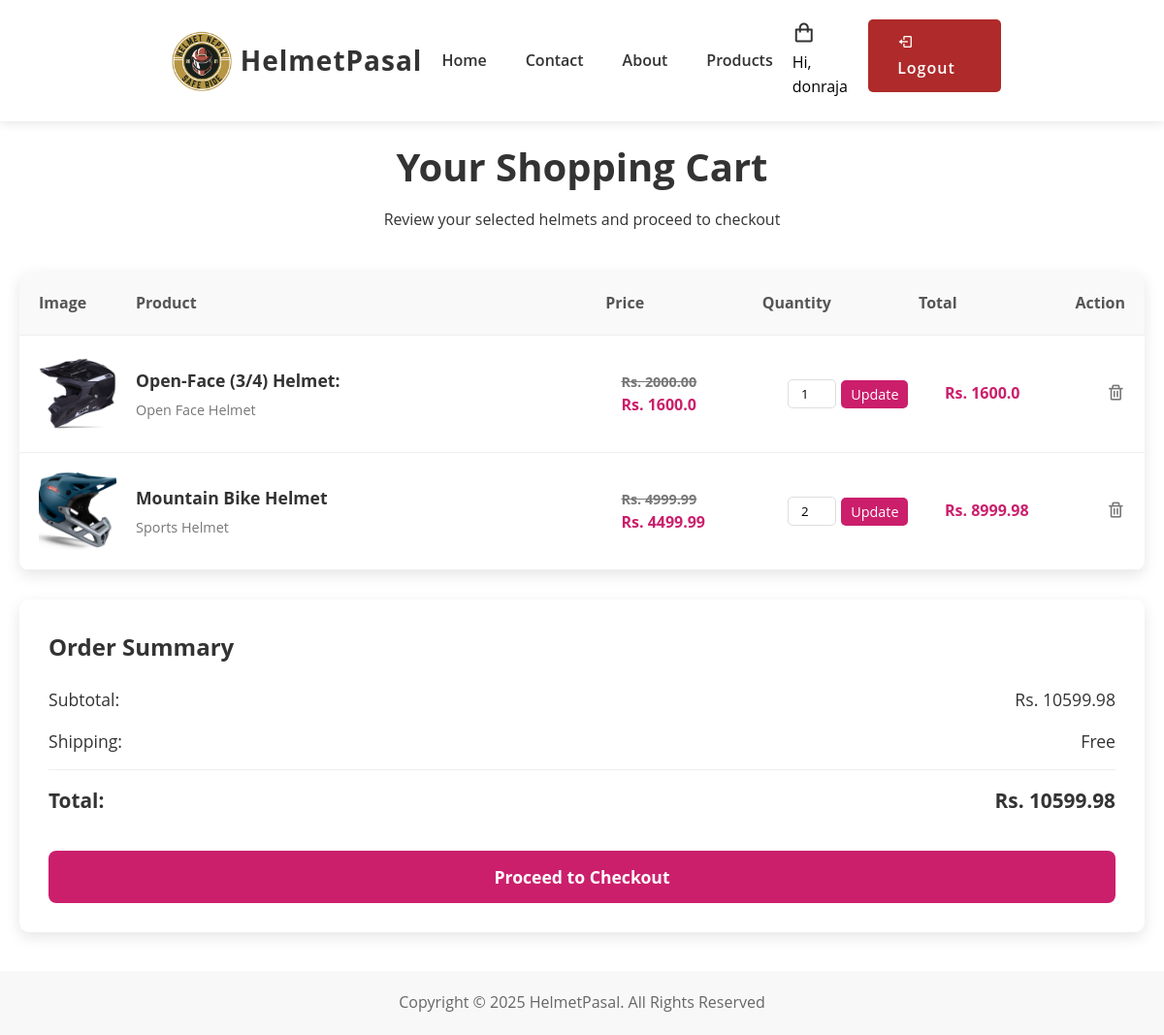
The page /cart/ (signed in) on the database its author committed.
### myApp/models.py (models this page shows, shortened)
class CartItem(models.Model):
    product = models.ForeignKey(Product, on_delete=models.CASCADE)
    cart = models.ForeignKey(Cart, on_delete=models.CASCADE)
    quantity = models.IntegerField(default=1)
    extra_price = models.DecimalField(max_digits=10, decimal_places=2, default=0)
    created_at = models.DateTimeField(auto_now_add=True)
    @property
    def get_total(self):
        if self.product.discount_price:
            return self.quantity * self.product.get_discounted_price + float(self.extra_price)
        return self.quantity * self.product.price + float(self.extra_price)

class Product(models.Model):
    CATEGORY_CHOICES = [
        ('full_face', 'Full Face Helmet'),
        ('half_face', 'Half Face Helmet'),
        ('modular', 'Modular Helmet'),
        ('open_face', 'Open Face Helmet'),
        ('sports', 'Sports Helmet'),
        ('motorcross', 'Motocross Helmet'),
        ('visor', 'Helmet Visor'),
        ('accessories', 'Helmet Accessories'),
        ('racing', 'Racing Helmet'),
        ('cruiser', 'Cruiser Helmet'),
        ('scooter', 'Scooter Helmet'),
        ('kids', 'Kids Helmet'),
    ]
    name = models.CharField(max_length=200)
    description = models.TextField()
    price = models.DecimalField(max_digits=10, decimal_places=2)
    category = models.CharField(max_length=50, choices=CATEGORY_CHOICES)
    image = models.FileField(upload_to='products/', blank=True, null=True)
    is_featured = models.BooleanField(default=False)
    is_new_arrival = models.BooleanField(default=False)
    discount_price = models.DecimalField(max_digits=10, decimal_places=2, blank=True, null=True)
    created_at = models.DateTimeField(auto_now_add=True)
    @property
    def get_discounted_price(self):
        if self.discount_price:
            return round(float(self.price) - (float(self.price) * (float(self.discount_price) / 100)), 2)
        return self.price

class Cart(models.Model):
    user = models.ForeignKey(User, on_delete=models.CASCADE)
    created_at = models.DateTimeField(auto_now_add=True)
    updated_at = models.DateTimeField(auto_now=True)
    @property
    def get_cart_total(self):
        cart_items = self.cartitem_set.all()
        total = sum(item.get_total for item in cart_items)
        return total

### myApp/views.py (the view)
# urls.py: path('cart/', views.cart, name='cart'),
@login_required
def cart(request):
    try:
        cart = Cart.objects.get(user=request.user)
        cart_items = cart.cartitem_set.all()
    except Cart.DoesNotExist:
        cart = None
        cart_items = []
    context = {
        'cart': cart,
        'cart_items': cart_items
    }
    return render(request, 'cart.html', context)

### templates/cart.html (shortened to what this page needs)
{% load static %}
<!DOCTYPE html>
<html lang="en">
<head>
    <link rel="stylesheet" href="{% static 'style.css' %}">
    <link rel="stylesheet" href="https://unpkg.com/boxicons@latest/css/boxicons.min.css">
</head>
<body>
    <header>
        <img src="{% static 'image/logo.png' %}" alt="Helmet Pasal Logo" width="80" height="80" >
        <a href="#" class="logo">HelmetPasal</a>
        <ul class="navlist">
            <li><a href="{% url 'index' %}">Home</a></li>
            <li><a href="{% url 'contact' %}">Contact</a></li>
            <li><a href="{% url 'about' %}">About</a></li>
            <li><a href="{% url 'products' %}">Products</a></li>
        </ul>
        <div class="header-icon">
            <a href="{% url 'cart' %}"><i class='bx bx-shopping-bag'></i></a>
            <p style="color: black">Hi, {{ request.user }}</p>
        </div>
        <div class="nav-button">
            {% if user.is_authenticated %}
                <a href="{% url 'logout' %}" class="btn"><i class='bx bx-log-out'></i> Logout</a>
            {% else %}
                <a href="{% url 'login' %}" class="btn"><i class='bx bx-log-in'></i> Login</a>
                <a href="{% url 'signup' %}" class="btn"><i class='bx bx-user-plus'></i> Sign Up</a>
            {% endif %}
        </div>
    </header>
    <div class="page-spacing"></div>
    <section class="cart-container">
        <div class="cart-header">
            <h1>Your Shopping Cart</h1>
            <p>Review your selected helmets and proceed to checkout</p>
        </div>
        {% if cart_items %}
            <div class="cart-items">
                <div class="cart-item cart-item-header">
                    <div>Image</div>
                    <div>Product</div>
                    <div>Price</div>
                    <div>Quantity</div>
                    <div>Total</div>
                    <div>Action</div>
                </div>
                {% for item in cart_items %}
                    <div class="cart-item">
                        <div class="cart-item-image">
                            {% if item.product.image %}
                                <img src="{{ item.product.image.url }}" alt="{{ item.product.name }}">
                            {% else %}
                                <img src="{% static 'image/helmet.jpg' %}" alt="No image">
                            {% endif %}
                        </div>
                        <div class="cart-item-details">
                            <h3>{{ item.product.name }}</h3>
                            <div class="category">{{ item.product.get_category_display }}</div>
                        </div>
                        <div class="cart-item-price">
                            {% if item.product.discount_price %}
                                <div class="cart-item-discount">
                                    <span class="original">Rs. {{ item.product.price }}</span>
                                    <span class="discounted">Rs. {{ item.product.get_discounted_price }}</span>
                                </div>
                            {% else %}
                                Rs. {{ item.product.price }}
                            {% endif %}
                        </div>
                        <div class="cart-item-quantity">
                            <form action="{% url 'update_cart' item.id %}" method="POST">
                                <input type="number" name="quantity" value="{{ item.quantity }}" min="1" class="quantity-input">
                                <button type="submit" class="update-btn">Update</button>
                            </form>
                        </div>
                        <div class="cart-item-total">
                            Rs. {{ item.get_total }}
                        </div>
                        <div class="cart-item-actions">
                            <a href="{% url 'remove_from_cart' item.id %}" title="Remove item">
                                <i class='bx bx-trash'></i>
                            </a>
                        </div>
                    </div>
                {% endfor %}
            </div>
            <div class="cart-summary">
                <h2>Order Summary</h2>
                <div class="summary-row">
                    <span>Subtotal:</span>
                    <span>Rs. {{ cart.get_cart_total }}</span>
                </div>
                <div class="summary-row">
                    <span>Shipping:</span>
                    <span>Free</span>
                </div>
                <div class="summary-row total">
                    <span>Total:</span>
                    <span>Rs. {{ cart.get_cart_total }}</span>
                </div>
                <form action="{% url 'checkout' %}" method="GET">
                    <button class="checkout-btn">Proceed to Checkout</button>
                </form>
            </div>
        {% else %}
            <div class="empty-cart">
                <p>Your cart is empty</p>
                <a href="{% url 'products' %}" class="shop-btn">Browse Helmets</a>
            </div>
        {% endif %}
    </section>
    <div class="last-text">
        <p>Copyright © 2025 HelmetPasal. All Rights Reserved</p>
    </div>
</body>
</html>

### static/style.css (style rules this page uses)
:root { --bg-color: #ffffff; --text-color: #333333; --main-color: #af2a2a; --normal-font: 16px; --h3-font: 24px; }
* { margin: 0; padding: 0; box-sizing: border-box; font-family: "Open Sans", sans-serif; list-style: none; text-decoration: none; scroll-behavior: smooth; }
body { background: var(--bg-color); color: var(--text-color); line-height: 1.6; }
header { width: 100%; position: fixed; top: 0; right: 0; z-index: 1000; display: flex; align-items: center; justify-content: space-between; background: white; padding: 20px 14%; box-shadow: 0 2px 10px rgba(0, 0, 0, 0.1); transition: all 0.35s ease; }
.logo { font-size: 28px; font-weight: 700; letter-spacing: 1px; color: var(--text-color); }
.navlist { display: flex; }
.navlist a { color: var(--text-color); font-weight: 600; padding: 10px 20px; font-size: var(--normal-font); transition: all 0.3s ease; }
.header-icon i { font-size: 24px; color: var(--text-color); margin-right: 20px; transition: all 0.3s ease; }
.btn { display: inline-block; padding: 12px 30px; background: var(--main-color); color: white; font-size: 16px; letter-spacing: 1px; font-weight: 600; border-radius: 5px; margin-bottom: 10px; transition: all 0.3s ease; }
.last-text { text-align: center; padding: 20px; background: #f8f8f8; color: #666; }

### templates/cart.html (style rules this page uses)
.cart-container { max-width: 1200px; margin: 0 auto; padding: 40px 20px; }
.cart-header { text-align: center; margin-bottom: 40px; }
.cart-header h1 { font-size: 2.5rem; color: #333; margin-bottom: 10px; }
.cart-items { background-color: #fff; border-radius: 10px; box-shadow: 0 5px 15px rgba(0,0,0,0.1); overflow: hidden; }
.cart-item { display: grid; grid-template-columns: 100px 3fr 1fr 1fr 1fr auto; align-items: center; padding: 20px; border-bottom: 1px solid #eee; }
.cart-item-header { font-weight: bold; background-color: #f9f9f9; color: #555; }
.cart-item-image { width: 80px; height: 80px; border-radius: 8px; overflow: hidden; }
.cart-item-image img { width: 100%; height: 100%; object-fit: cover; }
.cart-item-details h3 { font-size: 1.1rem; margin-bottom: 5px; }
.cart-item-details .category { color: #777; font-size: 0.9rem; }
.cart-item-price { font-weight: bold; color: #333; }
.cart-item-discount { display: flex; flex-direction: column; }
.cart-item-discount .original { text-decoration: line-through; color: #777; font-size: 0.9rem; }
.cart-item-discount .discounted { font-weight: bold; color: #cb1f6c; }
.cart-item-quantity { display: flex; align-items: center; }
.cart-item-quantity form { display: flex; align-items: center; }
.quantity-input { width: 50px; text-align: center; padding: 5px; border: 1px solid #ddd; border-radius: 5px; margin: 0 5px; }
.update-btn { background-color: #cb1f6c; color: #fff; border: none; border-radius: 5px; padding: 5px 10px; cursor: pointer; font-size: 0.9rem; }
.cart-item-total { font-weight: bold; color: #cb1f6c; }
.cart-item-actions a { color: #777; font-size: 1.2rem; transition: color 0.3s ease; }
.cart-summary { margin-top: 30px; background-color: #fff; border-radius: 10px; box-shadow: 0 5px 15px rgba(0,0,0,0.1); padding: 30px; }
.cart-summary h2 { margin-bottom: 20px; font-size: 1.5rem; color: #333; }
.summary-row { display: flex; justify-content: space-between; margin-bottom: 15px; font-size: 1.1rem; }
.summary-row.total { font-weight: bold; font-size: 1.3rem; border-top: 1px solid #eee; padding-top: 15px; margin-top: 15px; }
.checkout-btn { background-color: #cb1f6c; color: #fff; border: none; border-radius: 8px; padding: 15px 25px; font-size: 1.1rem; font-weight: bold; cursor: pointer; width: 100%; margin-top: 20px; transition: background-color 0.3s ease; }
.page-spacing { padding-top: 100px; }

### rows shown on the page
CartItem: product.image (picture), product.name "Open-Face (3/4) Helmet:", product.category "Open Face Helmet", product.price "2000.00", product.get_discounted_price "1600.0", quantity "1", get_total "1600.0"
CartItem: product.image (picture), product.name "Mountain Bike Helmet", product.category "Sports Helmet", product.price "4999.99", product.get_discounted_price "4499.99", quantity "2", get_total "8999.98"
Cart: get_cart_total "10599.98"

### other values the page prints
{{ request.user }} "donraja"
